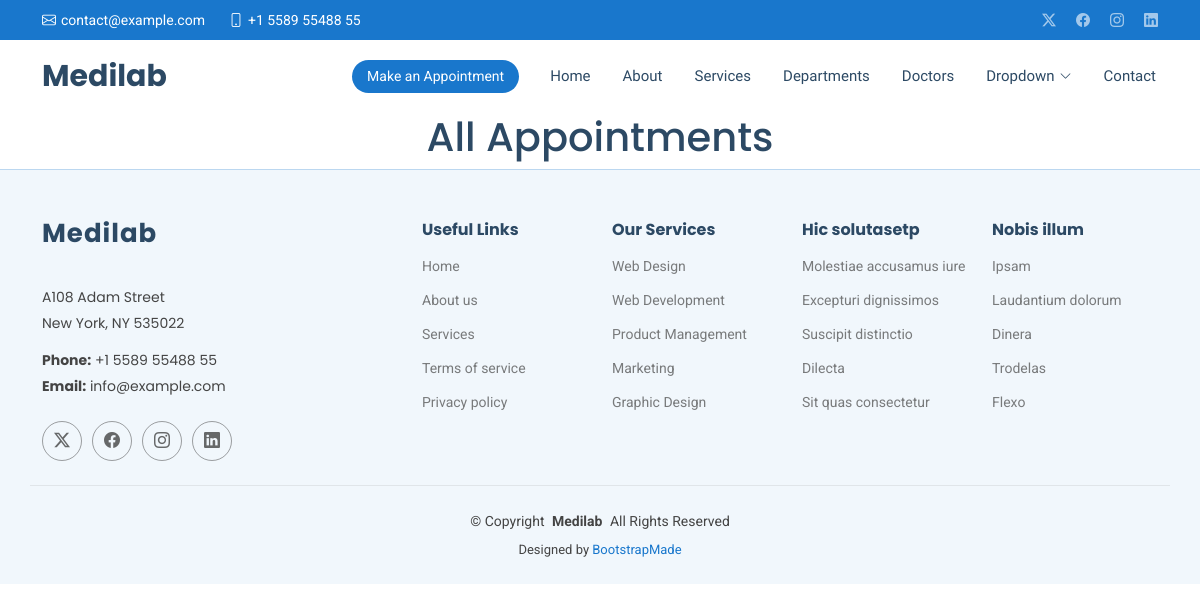
/show/, run on an earlier commit of the app's database.
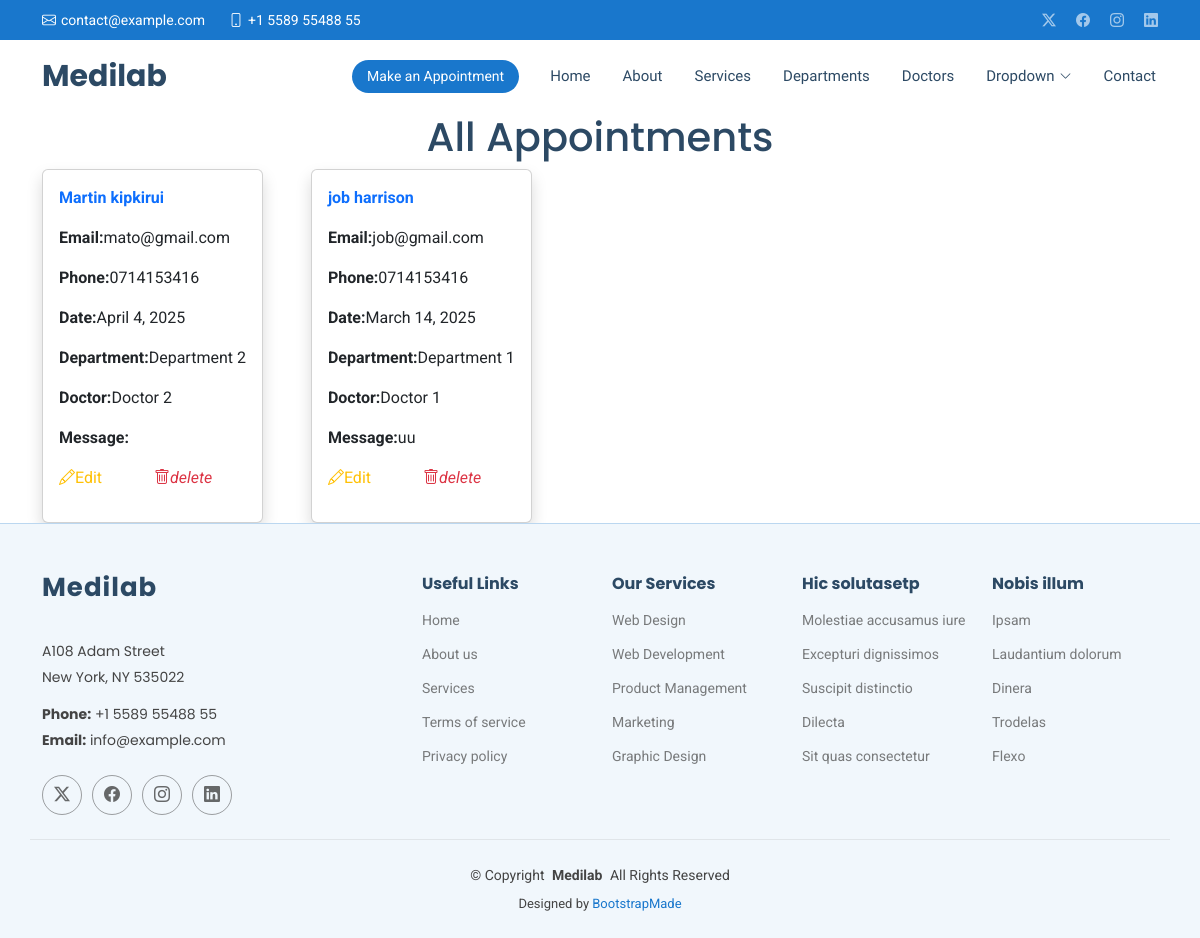
And on a later commit of the database.
### mediapp/models.py (models this page shows, shortened)
class Appointment(models.Model):
    name = models.CharField(max_length=100)
    email= models.EmailField()
    phone = models.CharField(max_length=100)
    date = models.DateField()
    department = models.CharField(max_length=100)
    doctor = models.CharField(max_length=100)
    message = models.TextField()

### mediapp/views.py (the view)
# urls.py: path('show/', views.show, name='show'),
def show(request):
    all = Appointment.objects.all()
    return render(request,'show.html',{'all':all})

### template/show.html (shortened to what this page needs)
{% extends 'starter-page.html' %}
{% load static %}
{% block content %}
    <h1 class="text-center">All Appointments</h1>
 <div class="container">
  <div class="d-flex gap-5 flex-wrap">
        {% for x in all %}
      <div class="card w-30 shadow p-3">
     <p class="text-primary fw-bold"> {{ x.name }}</p>
      <p><strong>Email:</strong>{{ x.email }}</p>
      <p><strong>Phone:</strong>{{ x.phone }}</p>
      <p><strong>Date:</strong>{{ x.date }}</p>
      <p><strong>Department:</strong>{{ x.department }}</p>
      <p><strong>Doctor:</strong>{{ x.doctor }}</p>
      <p><strong>Message:</strong>{{ x.message }}</p>
      <p>
          <a href="{% url 'edit' x.id %}" class="me-5 text-warning">
              <i class="bi bi-pencil"></i>Edit</a>
          <a href="/delete/{{ x.id }}" class="text-danger">
              <i class="bi bi-trash">delete</i>
          </a>
      </p>
      </div>
 {% endfor %}
</div>
  </div>
{% endblock %}

### template/starter-page.html (shortened to what this page needs)
<!DOCTYPE html>
<html lang="en">
<head>
{% load static %}
  <link href="{% static 'assets/vendor/bootstrap/css/bootstrap.min.css' %}" rel="stylesheet">
  <link href="{% static 'assets/vendor/bootstrap-icons/bootstrap-icons.css' %}" rel="stylesheet">
  <link href="{% static 'assets/vendor/aos/aos.css' %}" rel="stylesheet">
  <link href="{% static 'assets/vendor/fontawesome-free/css/all.min.css' %}" rel="stylesheet">
  <link href="{% static 'assets/vendor/glightbox/css/glightbox.min.css' %}" rel="stylesheet">
  <link href="{% static 'assets/vendor/swiper/swiper-bundle.min.css' %}" rel="stylesheet">
  <link href="{% static 'assets/css/main.css' %}" rel="stylesheet">
</head>
<body class="starter-page-page">
  <header id="header" class="header sticky-top">
    <div class="topbar d-flex align-items-center">
      <div class="container d-flex justify-content-center justify-content-md-between">
        <div class="contact-info d-flex align-items-center">
          <i class="bi bi-envelope d-flex align-items-center"><a href="mailto:contact@example.com">contact@example.com</a></i>
          <i class="bi bi-phone d-flex align-items-center ms-4"><span>+1 5589 55488 55</span></i>
        </div>
        <div class="social-links d-none d-md-flex align-items-center">
          <a href="#" class="twitter"><i class="bi bi-twitter-x"></i></a>
          <a href="#" class="facebook"><i class="bi bi-facebook"></i></a>
          <a href="#" class="instagram"><i class="bi bi-instagram"></i></a>
          <a href="#" class="linkedin"><i class="bi bi-linkedin"></i></a>
        </div>
      </div>
    </div>
    <div class="branding d-flex align-items-center">
      <div class="container position-relative d-flex align-items-center justify-content-between">
        <a href="index.html" class="logo d-flex align-items-center me-auto">
          <h1 class="sitename">Medilab</h1>
        </a>
        <nav id="navmenu" class="navmenu">
          <ul>
            <li><a href="#hero">Home<br></a></li>
            <li><a href="{% url 'about' %}">About</a></li>
            <li><a href="{% url 'service' %}">Services</a></li>
            <li><a href="{% url 'departments' %}">Departments</a></li>
            <li><a href="{% url 'doctors' %}">Doctors</a></li>
            <li class="dropdown"><a href="#"><span>Dropdown</span> <i class="bi bi-chevron-down toggle-dropdown"></i></a>
            </li>
            <li><a href="{% url 'contact' %}">Contact</a></li>
          </ul>
        </nav>
        <a class="cta-btn d-none d-sm-block" href="#appointment">Make an Appointment</a>
      </div>
    </div>
  </header>
  <main class="main">
{% block content %}
      {% endblock %}
  </main>
  <footer id="footer" class="footer light-background">
    <div class="container footer-top">
      <div class="row gy-4">
        <div class="col-lg-4 col-md-6 footer-about">
          <a href="index.html" class="logo d-flex align-items-center">
            <span class="sitename">Medilab</span>
          </a>
          <div class="footer-contact pt-3">
            <p>A108 Adam Street</p>
            <p>New York, NY 535022</p>
            <p class="mt-3"><strong>Phone:</strong> <span>+1 5589 55488 55</span></p>
            <p><strong>Email:</strong> <span>info@example.com</span></p>
          </div>
          <div class="social-links d-flex mt-4">
            <a href=""><i class="bi bi-twitter-x"></i></a>
            <a href=""><i class="bi bi-facebook"></i></a>
            <a href=""><i class="bi bi-instagram"></i></a>
            <a href=""><i class="bi bi-linkedin"></i></a>
          </div>
        </div>
        <div class="col-lg-2 col-md-3 footer-links">
          <h4>Useful Links</h4>
          <ul>
            <li><a href="#">Home</a></li>
            <li><a href="#">About us</a></li>
            <li><a href="#">Services</a></li>
            <li><a href="#">Terms of service</a></li>
            <li><a href="#">Privacy policy</a></li>
          </ul>
        </div>
        <div class="col-lg-2 col-md-3 footer-links">
          <h4>Our Services</h4>
          <ul>
            <li><a href="#">Web Design</a></li>
            <li><a href="#">Web Development</a></li>
            <li><a href="#">Product Management</a></li>
            <li><a href="#">Marketing</a></li>
            <li><a href="#">Graphic Design</a></li>
          </ul>
        </div>
        <div class="col-lg-2 col-md-3 footer-links">
          <h4>Hic solutasetp</h4>
          <ul>
            <li><a href="#">Molestiae accusamus iure</a></li>
            <li><a href="#">Excepturi dignissimos</a></li>
            <li><a href="#">Suscipit distinctio</a></li>
            <li><a href="#">Dilecta</a></li>
            <li><a href="#">Sit quas consectetur</a></li>
          </ul>
        </div>
        <div class="col-lg-2 col-md-3 footer-links">
          <h4>Nobis illum</h4>
          <ul>
            <li><a href="#">Ipsam</a></li>
            <li><a href="#">Laudantium dolorum</a></li>
            <li><a href="#">Dinera</a></li>
            <li><a href="#">Trodelas</a></li>
            <li><a href="#">Flexo</a></li>
          </ul>
        </div>
      </div>
    </div>
    <div class="container copyright text-center mt-4">
      <p>© <span>Copyright</span> <strong class="px-1 sitename">Medilab</strong> <span>All Rights Reserved</span></p>
      <div class="credits">
        Designed by <a href="https://bootstrapmade.com/">BootstrapMade</a>
      </div>
    </div>
  </footer>
</body>
</html>

What changed in the data, as far as the page shows it:
added Appointment: name "Martin kipkirui", email "mato@gmail.com", phone "0714153416", date "April 4, 2025", department "Department 2", doctor "Doctor 2"
added Appointment: name "job harrison", email "job@gmail.com", phone "0714153416", date "March 14, 2025", department "Department 1", doctor "Doctor 1", message "uu"
